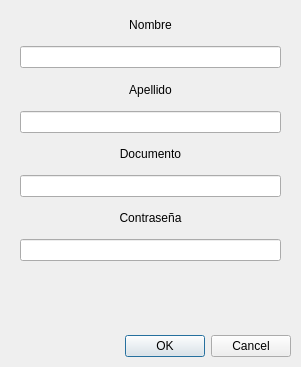
<?xml version="1.0" encoding="UTF-8"?>
<ui version="4.0">
 <class>Sign_in</class>
 <widget class="QDialog" name="Sign_in">
  <property name="geometry">
   <rect>
    <x>0</x>
    <y>0</y>
    <width>301</width>
    <height>367</height>
   </rect>
  </property>
  <property name="windowTitle">
   <string>Dialog</string>
  </property>
  <widget class="QDialogButtonBox" name="buttonBox">
   <property name="geometry">
    <rect>
     <x>-50</x>
     <y>330</y>
     <width>341</width>
     <height>32</height>
    </rect>
   </property>
   <property name="orientation">
    <enum>Qt::Horizontal</enum>
   </property>
   <property name="standardButtons">
    <set>QDialogButtonBox::Cancel|QDialogButtonBox::Ok</set>
   </property>
  </widget>
  <widget class="QWidget" name="layoutWidget">
   <property name="geometry">
    <rect>
     <x>20</x>
     <y>10</y>
     <width>261</width>
     <height>251</height>
    </rect>
   </property>
   <layout class="QVBoxLayout" name="verticalLayout">
    <item>
     <widget class="QLabel" name="label_2">
      <property name="text">
       <string>Nombre</string>
      </property>
      <property name="alignment">
       <set>Qt::AlignCenter</set>
      </property>
     </widget>
    </item>
    <item>
     <widget class="QLineEdit" name="_txtName"/>
    </item>
    <item>
     <widget class="QLabel" name="label_3">
      <property name="text">
       <string>Apellido</string>
      </property>
      <property name="alignment">
       <set>Qt::AlignCenter</set>
      </property>
     </widget>
    </item>
    <item>
     <widget class="QLineEdit" name="_txtLastName"/>
    </item>
    <item>
     <widget class="QLabel" name="label_4">
      <property name="text">
       <string>Documento</string>
      </property>
      <property name="alignment">
       <set>Qt::AlignCenter</set>
      </property>
     </widget>
    </item>
    <item>
     <widget class="QLineEdit" name="_txtNational_id"/>
    </item>
    <item>
     <widget class="QLabel" name="label_5">
      <property name="text">
       <string>Contraseña</string>
      </property>
      <property name="alignment">
       <set>Qt::AlignCenter</set>
      </property>
     </widget>
    </item>
    <item>
     <widget class="QLineEdit" name="lineEdit_4"/>
    </item>
   </layout>
  </widget>
 </widget>
 <resources/>
 <connections>
  <connection>
   <sender>buttonBox</sender>
   <signal>accepted()</signal>
   <receiver>Sign_in</receiver>
   <slot>accept()</slot>
   <hints>
    <hint type="sourcelabel">
     <x>248</x>
     <y>254</y>
    </hint>
    <hint type="destinationlabel">
     <x>157</x>
     <y>274</y>
    </hint>
   </hints>
  </connection>
  <connection>
   <sender>buttonBox</sender>
   <signal>rejected()</signal>
   <receiver>Sign_in</receiver>
   <slot>reject()</slot>
   <hints>
    <hint type="sourcelabel">
     <x>316</x>
     <y>260</y>
    </hint>
    <hint type="destinationlabel">
     <x>286</x>
     <y>274</y>
    </hint>
   </hints>
  </connection>
 </connections>
</ui>
